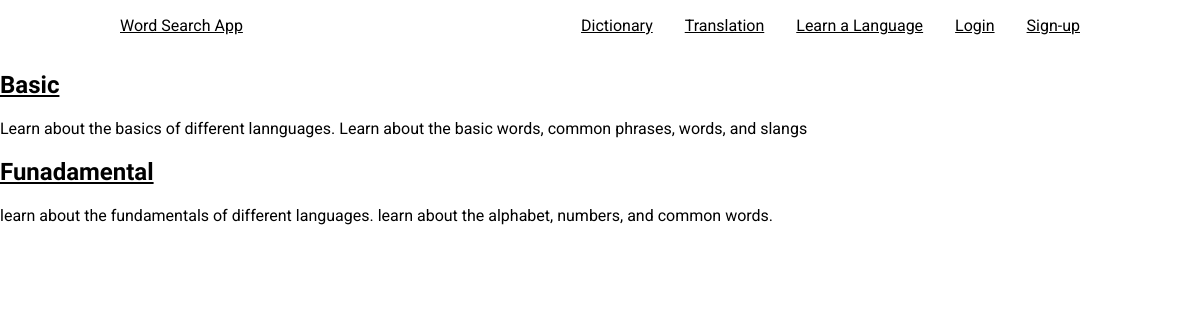
The app's page /curriculum/ with its own data.
### curriculum/models.py (models this page shows, shortened)
class Standard(models.Model):
    name = models.CharField(max_length=100, unique=True)
    slug = models.SlugField(null=True, blank=True)
    description = models.TextField(max_length=500,blank=True)

### curriculum/views.py (the view)
# urls.py: path('', views.StandardListView.as_view(), name='standard_list'),
class StandardListView(ListView):
    context_object_name = 'standards'
    model = Standard
    template_name = 'curriculum/standard_list_view.html'

### curriculum/templates/curriculum/standard_list_view.html
{% extends 'Login/base.html' %}
{% block content %}
  <div class="standard_list_container">
    {%for standard in standards %}
    <div class="standard_list_block">
      <h2>
        <a href = "{% url 'curriculum:subject_list' slug=standard.slug %}">{{standard.name}}</a>
      </h2>
      <p>{{standard.description}}</p>
    </div>
    {% endfor %}
  </div>
{% endblock%}

### Login/static/Login/css/master.css (style rules this page uses)
* { box-sizing: border-box; }
html { scroll-behavior: smooth; }
body { margin: 0; font-family: "Roboto", sans-serif; font-weight: 400; }
h1, h2 { font-family: "Oswald", sans-serif; }
a { color: inherit; }

### records on screen
Standard: name "Basic", description "Learn about the basics of different lannguages. Learn about the basic words, common phrases, words, and slangs"
Standard: name "Funadamental", description "learn about the fundamentals of different languages. learn about the alphabet, numbers, and common words."
